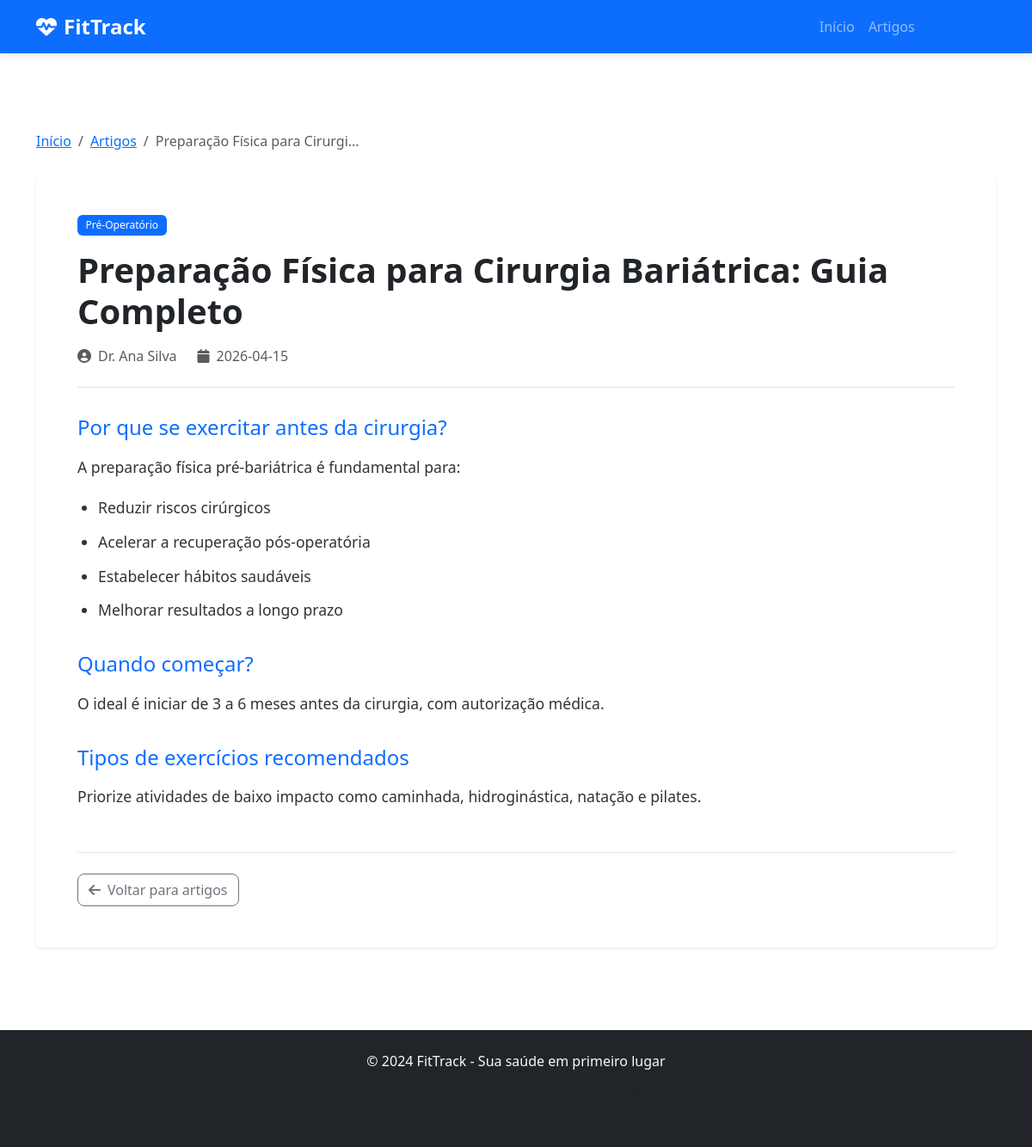
Page /artigo/1 on the committed database.
### tables this page shows
CREATE TABLE artigos (
            id INTEGER PRIMARY KEY AUTOINCREMENT,
            titulo TEXT NOT NULL,
            resumo TEXT,
            conteudo TEXT,
            categoria TEXT,
            autor TEXT,
            imagem_url TEXT,
            data_publicacao TIMESTAMP DEFAULT CURRENT_TIMESTAMP
        );

### app.py (the view)
@app.route('/artigo/<int:id>')
def artigo_detalhe(id):
    conn = get_db_connection()
    artigo = conn.execute('SELECT * FROM artigos WHERE id = ?', (id,)).fetchone()
    conn.close()
    if artigo is None:
        flash('Artigo não encontrado.', 'danger')
        return redirect(url_for('artigos'))
    return render_template('artigo_detalhe.html', artigo=artigo)

### app.py (called while the page is built)
def get_db_connection():
    conn = sqlite3.connect(DATABASE)
    conn.row_factory = sqlite3.Row
    return conn

### templates/artigo_detalhe.html (shortened to what this page needs)
{% extends "base.html" %}
{% block content %}
<div class="container py-5 mt-5">
    <nav aria-label="breadcrumb" class="mb-4">
        <ol class="breadcrumb">
            <li class="breadcrumb-item"><a href="{{ url_for('index') }}">Início</a></li>
            <li class="breadcrumb-item"><a href="{{ url_for('artigos') }}">Artigos</a></li>
            <li class="breadcrumb-item active">{{ artigo.titulo[:30] }}...</li>
        </ol>
    </nav>
    <article class="card border-0 shadow-sm">
        <div class="card-body p-5">
            <span class="badge bg-primary mb-3">{{ artigo.categoria }}</span>
            <h1 class="display-6 fw-bold mb-3">{{ artigo.titulo }}</h1>
            <div class="d-flex align-items-center text-muted mb-4 pb-4 border-bottom">
                <i class="fas fa-user-circle me-2"></i>
                <span class="me-4">{{ artigo.autor }}</span>
                <i class="fas fa-calendar me-2"></i>
                <span>{{ artigo.data_publicacao[:10] }}</span>
            </div>
            <div class="article-content">
                {{ artigo.conteudo|safe }}
            </div>
            <div class="mt-5 pt-4 border-top">
                <a href="{{ url_for('artigos') }}" class="btn btn-outline-secondary">
                    <i class="fas fa-arrow-left me-2"></i>Voltar para artigos
                </a>
            </div>
        </div>
    </article>
</div>
{% endblock %}

### static/css/style.css (style rules this page uses)
:root { --primary-color: #0d6efd; --secondary-color: #6c757d; --success-color: #198754; --info-color: #0dcaf0; --warning-color: #ffc107; --danger-color: #dc3545; --light-color: #f8f9fa; --dark-color: #212529; }
* { margin: 0; padding: 0; box-sizing: border-box; }
body { font-family: 'Segoe UI', Tahoma, Geneva, Verdana, sans-serif; padding-top: 56px; min-height: 100vh; display: flex; flex-direction: column; }
.article-content { font-size: 1.1rem; line-height: 1.8; color: #333; }
.article-content h2 { color: var(--primary-color); margin-top: 2rem; margin-bottom: 1rem; font-size: 1.5rem; }
.article-content ul { margin-bottom: 1.5rem; padding-left: 1.5rem; }
.article-content li { margin-bottom: 0.5rem; }
.badge { font-weight: 500; padding: 0.5em 0.8em; }
.btn { font-weight: 500; border-radius: 0.5rem; }
.card { animation: fadeIn 0.5s ease-out; }

### rows in the picture
artigos: titulo "Preparação Física para Cirurgi", categoria "Pré-Operatório", titulo "Preparação Física para Cirurgia Bariátrica: Guia Completo", autor "Dr. Ana Silva", data_publicacao "2026-04-15", conteudo "Por que se exercitar antes da cirurgia? A preparação física pré-bariátrica é fundamental para: Reduzir riscos cirúrgicos Acelerar a recuperação pós-operatória Estabelecer hábitos saudáveis Melhorar resultados a longo prazo Quando começar? O ideal é iniciar de 3 a 6 meses antes da cirurgia, com autorização médica. Tipos de exercícios recomendados Priorize atividades de baixo impacto como caminhada, hidroginástica, natação e pilates."
